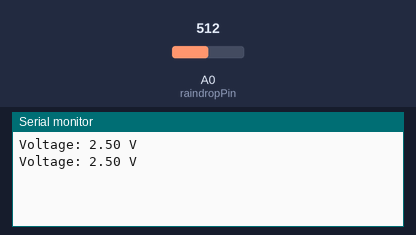
Bench run of a sketch on a simulated Arduino Uno, built with avr-gcc and run on an emulated ATmega328P. On the bench: the last lines printed to the serial monitor. Inputs (shaded band) come from the test bench; at power-on: A0 (raindropPin) = 512.

Above: at 1.8 s.
1.9 s: A0 (raindropPin) set to 716
At 2.8 s:
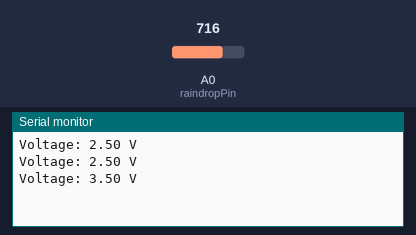
3.4 s: A0 (raindropPin) set to 900
At 4.8 s:
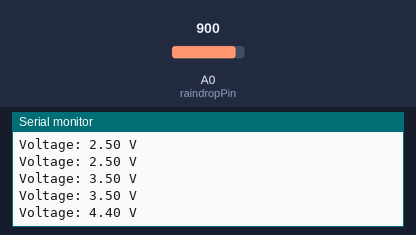
Timing chart, 0 to 6.4 s (numbered marks = the images above; inputs shaded):
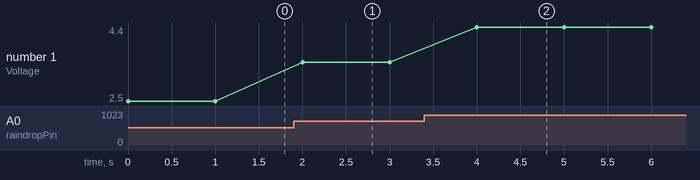

Measured:
- after the input at 1.9 s, the serial monitor: prints a new line after 0.10 s (image 1)
- after the input at 3.4 s, the serial monitor: prints a new line after 0.60 s (image 2)
- plotted number 1: 2.5 → 3.5 after the input at 1.9 s, 3.5 → 4.4 after the input at 3.4 s

The sketch:

Raindrop_sensor.ino
```cpp
// Define the pin the raindrop sensor is connected to
const int raindropPin = A0; // Analog pin A0

void setup() {
  Serial.begin(9600); // Initialize serial communication for debugging
}

void loop() {
  // Read the analog value from the raindrop sensor
  int sensorValue = analogRead(raindropPin);

  // Convert the analog value to a voltage value (0 to 5 volts)
  float voltage = sensorValue * (5.0 / 1023.0);

  // Print the voltage value to the serial monitor
  Serial.print("Voltage: ");
  Serial.print(voltage);
  Serial.println(" V");

  // Delay for a short time to stabilize readings
  delay(1000); // Delay for 1 second
}
```
